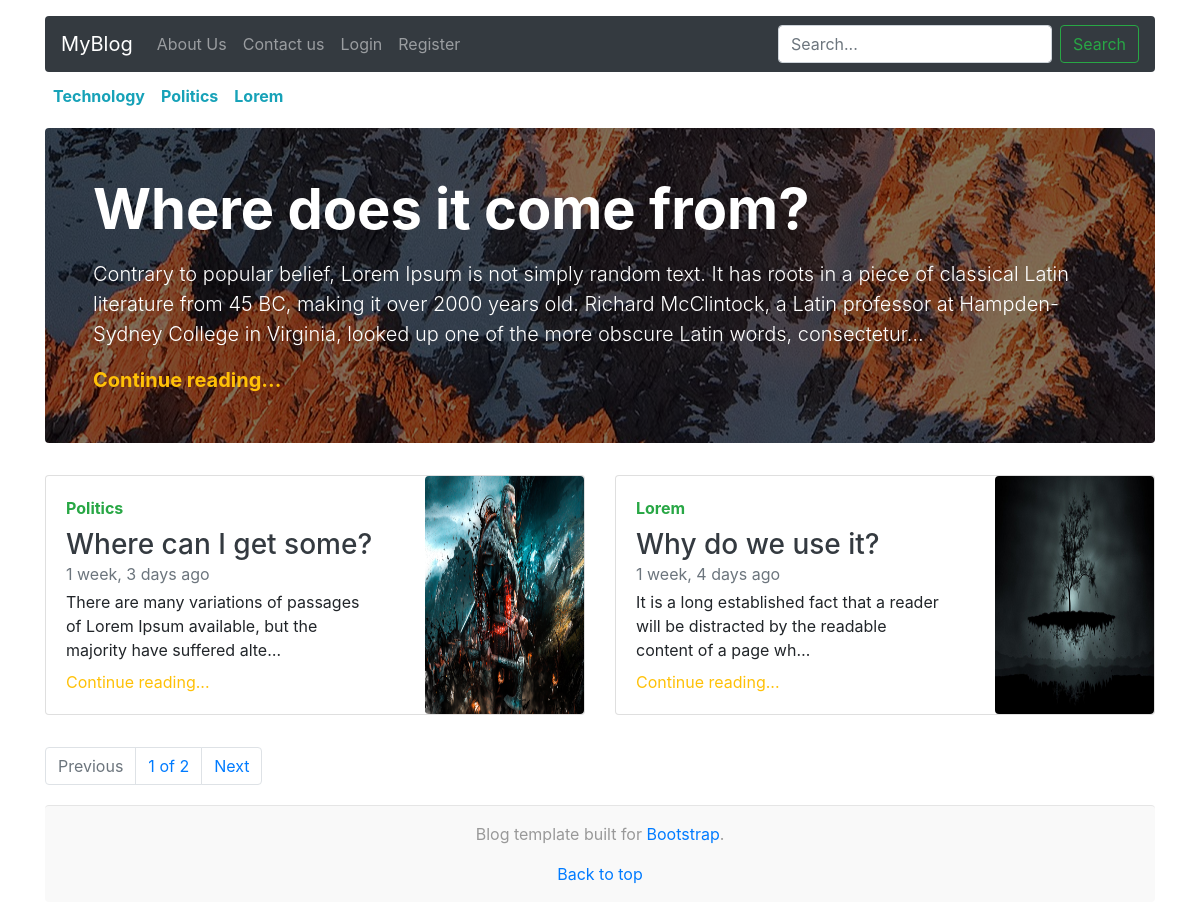
/, run on an earlier commit of the app's database.
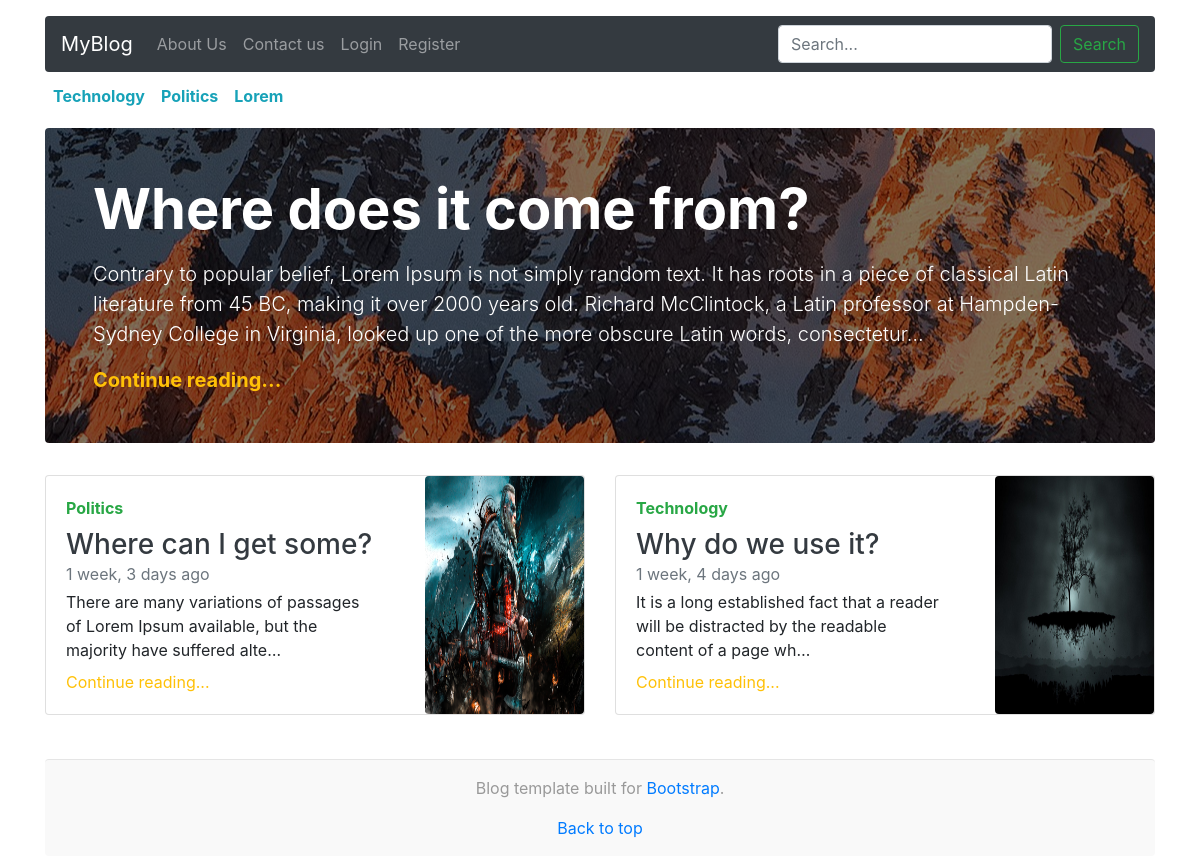
And on a later commit of the database.
### post/models.py (models this page shows, shortened)
class Blog_Post(models.Model):
    title = models.CharField(max_length=254, unique=True)
    slug = models.SlugField(max_length=254, unique=True)
    author = models.ForeignKey(User, on_delete=models.CASCADE)
    category = models.ForeignKey(Category, on_delete=models.CASCADE)
    content = models.TextField()
    image = models.ImageField(upload_to="posts/")
    created_at = models.DateTimeField(auto_now_add=True)
    is_active = models.BooleanField(default=True)
    is_featured = models.BooleanField(default=False)
    class Meta:
        verbose_name = "Blog Post"
        verbose_name_plural = "Blog Posts"

class Category(models.Model):
    name = models.CharField(max_length=50, unique=True)
    slug = models.SlugField(max_length=50, null=True, blank=True)
    is_active = models.BooleanField(default=True)
    class Meta:
        verbose_name_plural = "Categories"
    def __str__(self):
        return self.name

### post/views.py (the view)
# urls.py: path('', views.index, name="index"),
def index(request):
    search_category = request.GET.get('category',"")
    q = request.GET.get('q',"")
    if not search_category == "":
        posts = Blog_Post.objects.all().filter(
        category__name__icontains=search_category
        ).order_by("-created_at").exclude(is_featured=True)
        post_count = posts.count()
    elif not q == "":
        posts = Blog_Post.objects.all().filter(
        Q(title__icontains=q) |
        Q(author__username__icontains=q)
        ).order_by("-created_at")
        post_count = posts.count()
    else:
        posts = Blog_Post.objects.all().order_by("-created_at").exclude(is_featured=True)
        post_count = posts.count()
    categories = Category.objects.all().filter(is_active=True)
    paginator = Paginator(posts, 2)
    page_number = request.GET.get('page', 1)
    try:
        page_content = paginator.page(page_number)
    except PageNotAnInteger:
        page_content = paginator.page(1)
    except EmptyPage:
        page_content = paginator.page(paginator.num_pages)
    feature_post = Blog_Post.objects.all().filter(is_featured=True).order_by("-created_at")[:1]
    context = {
        'search_category':search_category,
        'categories':categories,
        'page_content':page_content,
        'feature_post':feature_post,
        'q':q,
        'post_count':post_count
    }
    return render(request, 'post/index.html', context)

### post/templates/post/index.html (shortened to what this page needs)
{% extends 'post/header.html'%}
{% load static %}
{% load humanize %}
{% block body %}
<div class="container">
    <div class="nav-scroller py-1 mb-2">
        <nav class="nav d-flex justify-content-start">
            {% for category in categories %}
            <a class="p-2 text-info font-weight-bold" href="?category={{category.slug}}">{{ category.name }}</a>
            {% endfor %}
        </nav>
    </div>
    {% if search_category == "" %}
    {% for feature in feature_post %}
    <div class="jumbotron p-3 p-md-5  rounded " style="background-image: linear-gradient(0deg, rgba(0,0,0,0.5), rgba(0, 0, 0, 0.5)),url('{{feature.image.url}}'); background-repeat: no-repeat;
    background-position: center; ">
        <div class="col-md-12 px-0">
            <h1 class="display-4 text-white font-weight-bold">{{feature.title}}</h1>
            <p class="lead my-3 text-white">{{feature.content|truncatechars:"300"}}</p>
            <p class="lead mb-0"><a href="{% url 'blog-details' feature.slug %}"
                    class="text-warning font-weight-bold">Continue reading...</a>
            </p>
        </div>
    </div>
    {% endfor %}
    {% endif %}
    <div class="row mb-2">
        {% if search_category == "" %}
        {% for post in page_content %}
        <div class="col-md-6">
            <div class="card flex-md-row mb-4 box-shadow h-md-250">
                <div class="row">
                    <div class="col-lg-8 col-md-12 col-sm-12">
                        <div class="card-body d-flex flex-column align-items-start">
                            <strong class="d-inline-block mb-2 text-success">{{post.category}}</strong>
                            <h3 class="mb-0">
                                <a class="text-dark" href="{% url 'blog-details' post.slug %}">
                                    {{post.title}}
                                </a>
                            </h3>
                            <div class="mb-1 text-muted">{{post.created_at|naturaltime}}</div>
                            <p class="card-text mb-auto">{{post.content|truncatechars:"100"}}</p>
                            <a href="{% url 'blog-details' post.slug %}" class="mt-2 text-warning">Continue
                                reading...</a>
                        </div>
                    </div>
                    <div class="col-lg-4 col-md-12 col-sm-12">
                        <img class="img-fluid rounded h-100 w-100" src="{{post.image.url}}" alt="{{post.title}}">
                    </div>
                </div>
            </div>
        </div>
        {% endfor %}
        {% endif %}
    </div>
    {% if page_content.has_other_pages %}
    <nav aria-label="Page navigation example">
        <ul class="pagination">
            {% if page_content.has_previous %}
            <li class="page-item"><a class="page-link" href="?page={{page_content.previous_page_number}}">Previous</a>
            </li>
            {% else %}
            <li class="page-item disabled"><a class="page-link disabled" href="#">Previous</a></li>
            {% endif %}
            <li class="page-item"><a class="page-link" href="#">{{page_content.number}} of
                    {{page_content.paginator.num_pages}}</a></li>
            {% if page_content.has_next %}
            <li class="page-item"><a class="page-link" href="?page={{page_content.next_page_number}}">Next</a>
            </li>
            {% else %}
            <li class="page-item disabled"><a class="page-link disabled" href="#">Next</a></li>
            {% endif %}
        </ul>
    </nav>
    {% endif %}
</div>
{% endblock body %}

What changed in the data, as far as the page shows it:
changed Blog_Post "Why do we use it?": category "Lorem" → "Technology"
Also different on the page:
{{ page_content.number }}: "1" → (not shown)
{{ page_content.paginator.num_pages }}: "2" → (not shown)
text no longer shown: "Previous of Next"
